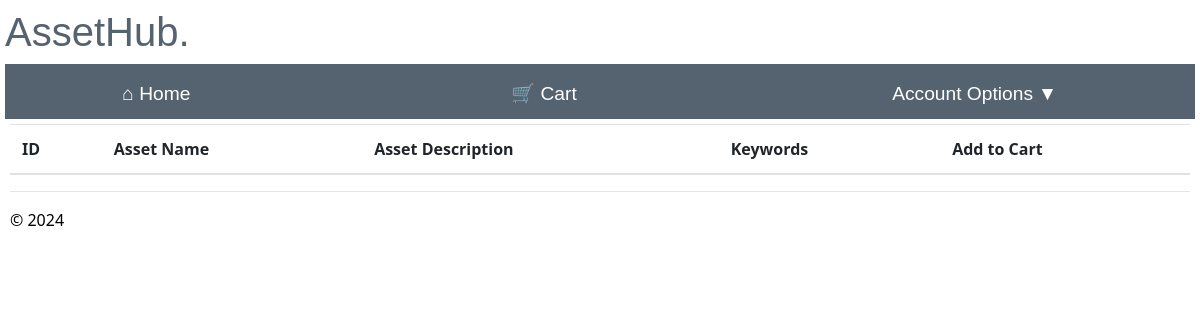
The page /borrow_asset (signed in) on the database as committed earlier.
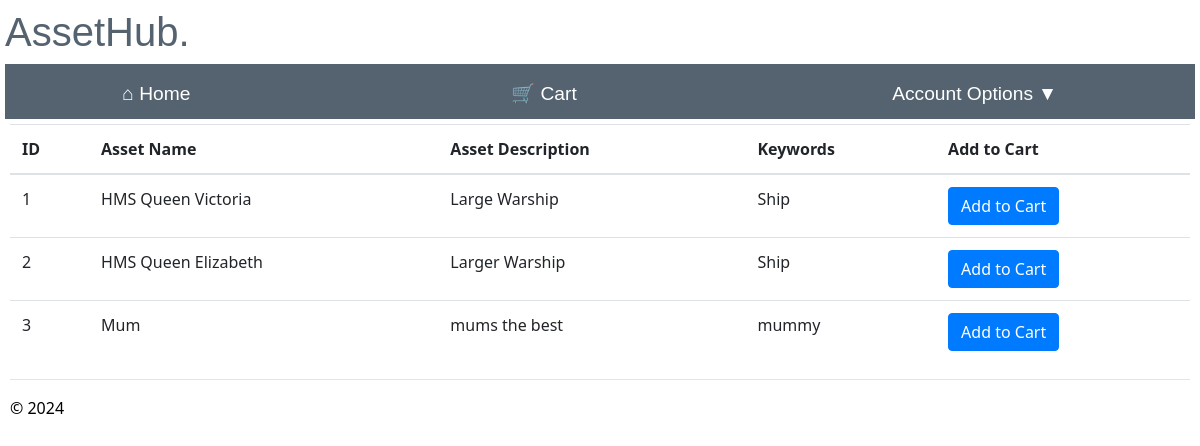
The same page on the database as committed later.
### app/models/models.py (models this page shows)
class Assets(db.Model):
    __tablename__ = 'assets'
    asset_id = db.Column(db.Integer, primary_key=True, nullable=False)
    asset_name = db.Column(db.String(100), nullable=True)#change to not null
    asset_description = db.Column(db.String(225), nullable=True)
    keyword = db.Column(db.String(50), nullable=False)
    available = db.Column(db.String(50), nullable=False, default='Y')

### app/main/routes.py (the view)
@bp.route("/borrow_asset")
@login_required
def borrow_asset():
    try:
        assets = Assets.query.filter(Assets.available == 'Y').all()
        return render_template('borrow_asset.html', assets=assets)
    except Exception as e:
        flash("An error occurred retrieving assets.")
        return render_template("home.html")

### app/main/templates/borrow_asset.html (shortened to what this page needs)
{% extends "layout.html" %}
{% block content %}
<table class="table table-hover">
    <thead class="active tables">
      <th>ID</th>
      <th>Asset Name</th>
      <th>Asset Description</th>
      <th>Keywords</th>
      <th>Add to Cart</th>
    </thead>
    <tbody>
      {% for asset in assets %}
      <tr>
        <td>{{asset.asset_id}}</td>
        <td>{{asset.asset_name}}</td>
        <td>{{asset.asset_description}}</td>
        <td>{{asset.keyword}}</td>
        <td>
          <form method="post" action="/add_to_cart/{{ asset.asset_id }}">
            <input type="submit" value="Add to Cart" class="btn btn-primary">
          </form>
        </td>
      </tr>
      {% endfor %}
    </tbody>
  </table>
{% endblock %}

Rows that differ between the two databases and show on the page:
now on this page (row edited): Assets: asset_id "1", asset_name "HMS Queen Victoria", asset_description "Large Warship", keyword "Ship"
now on this page (row edited): Assets: asset_id "2", asset_name "HMS Queen Elizabeth", asset_description "Larger Warship", keyword "Ship"
now on this page (row edited): Assets: asset_id "3", asset_name "Mum", asset_description "mums the best", keyword "mummy"
